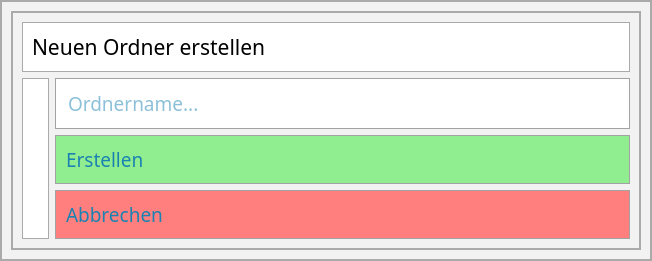
<?xml version="1.0" encoding="UTF-8"?>
<ui version="4.0">
 <class>Form</class>
 <widget class="QWidget" name="Form">
  <property name="geometry">
   <rect>
    <x>0</x>
    <y>0</y>
    <width>652</width>
    <height>250</height>
   </rect>
  </property>
  <property name="windowTitle">
   <string>Form</string>
  </property>
  <property name="styleSheet">
   <string notr="true">border: 2px solid #AAA;
background: #F2F2F2;</string>
  </property>
  <layout class="QGridLayout" name="gridLayout_3">
   <item row="0" column="0">
    <widget class="QFrame" name="frame_3">
     <property name="frameShape">
      <enum>QFrame::StyledPanel</enum>
     </property>
     <property name="frameShadow">
      <enum>QFrame::Raised</enum>
     </property>
     <layout class="QVBoxLayout" name="verticalLayout_2">
      <item>
       <widget class="QFrame" name="frame_2">
        <property name="maximumSize">
         <size>
          <width>16777215</width>
          <height>50</height>
         </size>
        </property>
        <property name="styleSheet">
         <string notr="true">border: 1px solid #AAA;
background: #FFF;</string>
        </property>
        <property name="frameShape">
         <enum>QFrame::StyledPanel</enum>
        </property>
        <property name="frameShadow">
         <enum>QFrame::Raised</enum>
        </property>
        <layout class="QGridLayout" name="gridLayout_2">
         <item row="0" column="0">
          <widget class="QLabel" name="label_3">
           <property name="font">
            <font>
             <family>voestalpine</family>
             <pointsize>16</pointsize>
            </font>
           </property>
           <property name="styleSheet">
            <string notr="true">background: transparent;
border: 0px;</string>
           </property>
           <property name="text">
            <string>Neuen Ordner erstellen</string>
           </property>
          </widget>
         </item>
        </layout>
       </widget>
      </item>
      <item>
       <layout class="QHBoxLayout" name="horizontalLayout">
        <item>
         <widget class="QFrame" name="frame">
          <property name="styleSheet">
           <string notr="true">border: 1px solid #AAA;
background: #FFF;</string>
          </property>
          <property name="frameShape">
           <enum>QFrame::StyledPanel</enum>
          </property>
          <property name="frameShadow">
           <enum>QFrame::Raised</enum>
          </property>
          <layout class="QGridLayout" name="gridLayout">
           <item row="0" column="0">
            <widget class="QLabel" name="label">
             <property name="styleSheet">
              <string notr="true">background: transparent;
border: 0px;</string>
             </property>
             <property name="text">
              <string/>
             </property>
             <property name="pixmap">
              <pixmap>../Images/PopUp-AddFolder.png</pixmap>
             </property>
            </widget>
           </item>
          </layout>
         </widget>
        </item>
        <item>
         <layout class="QVBoxLayout" name="verticalLayout">
          <item>
           <widget class="QLineEdit" name="lineEdit_FolderName">
            <property name="font">
             <font>
              <family>voestalpine</family>
              <pointsize>14</pointsize>
             </font>
            </property>
            <property name="styleSheet">
             <string notr="true"> border: 1px solid#A2a2a2; background: #FFFFFF; color: #1a82b1;font-size:14pt; font-family: voestalpine; padding:10px 10px; text-align:left;</string>
            </property>
            <property name="text">
             <string/>
            </property>
            <property name="placeholderText">
             <string>Ordnername...</string>
            </property>
           </widget>
          </item>
          <item>
           <widget class="QPushButton" name="pushButton_Save">
            <property name="styleSheet">
             <string notr="true">QPushButton::hover {
background: #7badc1
} 
QPushButton { border: 1px solid#A2a2a2; background: #90ee90; color: #1a82b1;font-size:14pt; font-family: voestalpine; padding:10px 10px; text-align:left;}</string>
            </property>
            <property name="text">
             <string>Erstellen</string>
            </property>
            <property name="icon">
             <iconset>
              <normaloff>../Images/Check.png</normaloff>../Images/Check.png</iconset>
            </property>
            <property name="iconSize">
             <size>
              <width>24</width>
              <height>24</height>
             </size>
            </property>
           </widget>
          </item>
          <item>
           <widget class="QPushButton" name="pushButton_Close">
            <property name="styleSheet">
             <string notr="true">QPushButton::hover {
background: #7badc1
} 
QPushButton { border: 1px solid#A2a2a2; background: #FF7F7F; color: #1a82b1;font-size:14pt; font-family: voestalpine; padding:10px 10px; text-align:left;}</string>
            </property>
            <property name="text">
             <string>Abbrechen</string>
            </property>
            <property name="icon">
             <iconset>
              <normaloff>../Images/Cancel.png</normaloff>../Images/Cancel.png</iconset>
            </property>
            <property name="iconSize">
             <size>
              <width>24</width>
              <height>24</height>
             </size>
            </property>
           </widget>
          </item>
         </layout>
        </item>
       </layout>
      </item>
     </layout>
    </widget>
   </item>
  </layout>
 </widget>
 <resources/>
 <connections/>
</ui>
